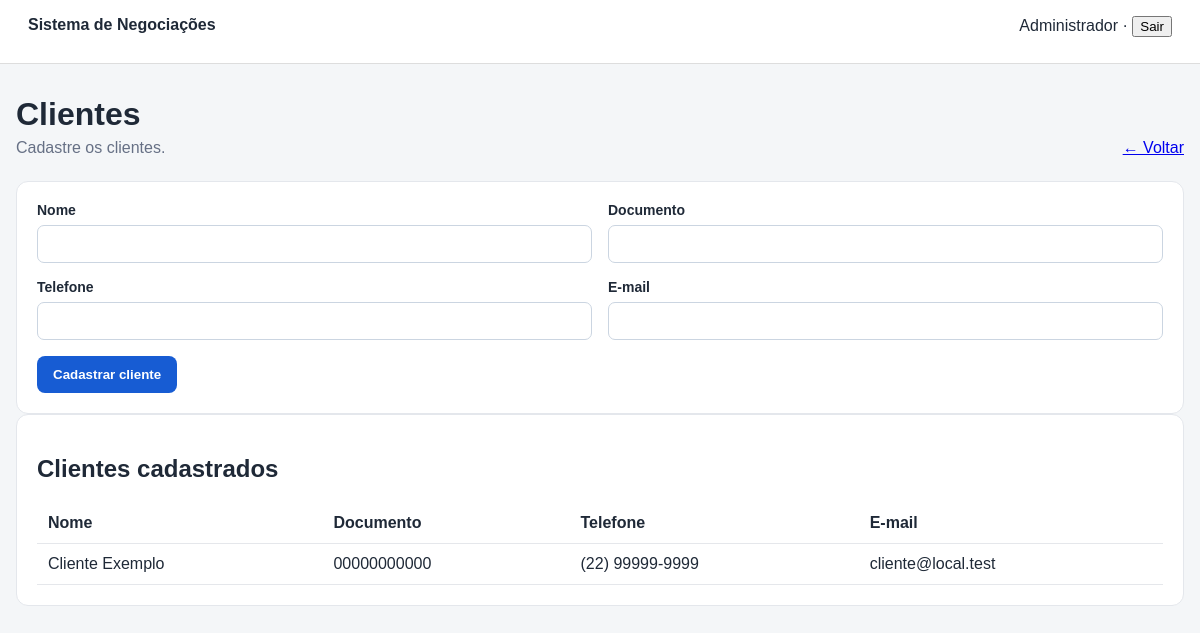
/clientes.php (signed in), run on the app's committed database.
### tables this page shows
CREATE TABLE IF NOT EXISTS clientes (
 id INT UNSIGNED AUTO_INCREMENT PRIMARY KEY,
 nome VARCHAR(150) NOT NULL,
 documento VARCHAR(30) NULL UNIQUE,
 telefone VARCHAR(30) NULL,
 email VARCHAR(150) NULL,
 ativo TINYINT(1) NOT NULL DEFAULT 1,
 criado_em TIMESTAMP DEFAULT CURRENT_TIMESTAMP,
 atualizado_em TIMESTAMP DEFAULT CURRENT_TIMESTAMP ON UPDATE CURRENT_TIMESTAMP,
 INDEX idx_cliente_nome(nome)
);

### config/auth.php (called while the page is built, shortened)
<?php
function usuarioAtual(): ?array { return $_SESSION['usuario'] ?? null; }

### config/bootstrap.php (called while the page is built, shortened)
<?php
require_once __DIR__.'/auth.php';
function e(?string $v): string { return htmlspecialchars($v ?? '',ENT_QUOTES,'UTF-8'); }

### clientes.php (the view, shortened to what this page needs)
<?php
require_once __DIR__.'/config/bootstrap.php'; exigirLogin(); $pdo=db(); $erro=''; $ok='';
$clientes=$pdo->query("SELECT nome,documento,telefone,email FROM clientes WHERE ativo=1 ORDER BY nome")->fetchAll();
?>
<!doctype html><html lang="pt-BR"><head><meta charset="utf-8"><meta name="viewport" content="width=device-width,initial-scale=1"><title>Clientes</title><link rel="stylesheet" href="assets/style.css"></head>
<body><header class="topbar"><strong>Sistema de Negociações</strong><span>
    <?=e(usuarioAtual()['nome'])?> ·
    <form method="POST" action="logout.php" style="display:inline;">
        <button type="submit">
            Sair
        </button>
    </form>
</span></header><main class="container"><div class="head"><div><h1>Clientes</h1><p>Cadastre os clientes.</p></div><a href="index.php">← Voltar</a></div>
<form class="panel form" method="post"><input
    ><label>Nome<input name="nome" required></label><label>Documento<input name="documento"></label><label>Telefone<input name="telefone"></label><label>E-mail<input type="email" name="email"></label><div class="wide"><button class="button">Cadastrar cliente</button></div></form>
<section class="panel"><h2>Clientes cadastrados</h2><div class="table"><table><tr><th>Nome</th><th>Documento</th><th>Telefone</th><th>E-mail</th></tr><?php foreach($clientes as $c):?><tr><td><?=e($c['nome'])?></td><td><?=e($c['documento']?:'-')?></td><td><?=e($c['telefone']?:'-')?></td><td><?=e($c['email']?:'-')?></td></tr><?php endforeach;?></table></div></section></main></body></html>

### assets/style.css (style rules this page uses)
* { box-sizing:border-box }
body { margin:0;font-family:Arial,sans-serif;background:#f4f6f8;color:#1f2937 }
.topbar { min-height:64px;background:white;border-bottom:1px solid #ddd;padding:16px 28px;display:flex;justify-content:space-between;gap:20px }
.container { width:min(1180px,calc(100% - 32px));margin:32px auto }
.head { display:flex;justify-content:space-between;align-items:end;margin-bottom:24px;gap:20px }
.head h1 { margin:0 0 6px }
.head p { margin:0;color:#667085 }
.card,.panel,.login-box { background:#fff;border:1px solid #e4e7ec;border-radius:12px;padding:20px }
.button { display:inline-block;background:#175cd3;color:white;border:0;border-radius:8px;padding:11px 16px;text-decoration:none;cursor:pointer;font-weight:bold }
.form { display:grid;grid-template-columns:1fr 1fr;gap:16px }
.form label,.filter label { display:flex;flex-direction:column;gap:7px;font-weight:bold;font-size:14px }
.wide { grid-column:1/-1 }
input,select,textarea { font:inherit;padding:10px;border:1px solid #cbd5e1;border-radius:7px;background:#fff }
.table { overflow:auto }
.table table { width:100%;border-collapse:collapse }
.table th,.table td { padding:11px;border-bottom:1px solid #e5e7eb;text-align:left;white-space:nowrap }

### data on the page
clientes: nome "Cliente Exemplo", documento "00000000000", telefone "(22) 99999-9999", email "cliente@local.test"

### other printed values
usuarioAtual()['nome'] "Administrador"
